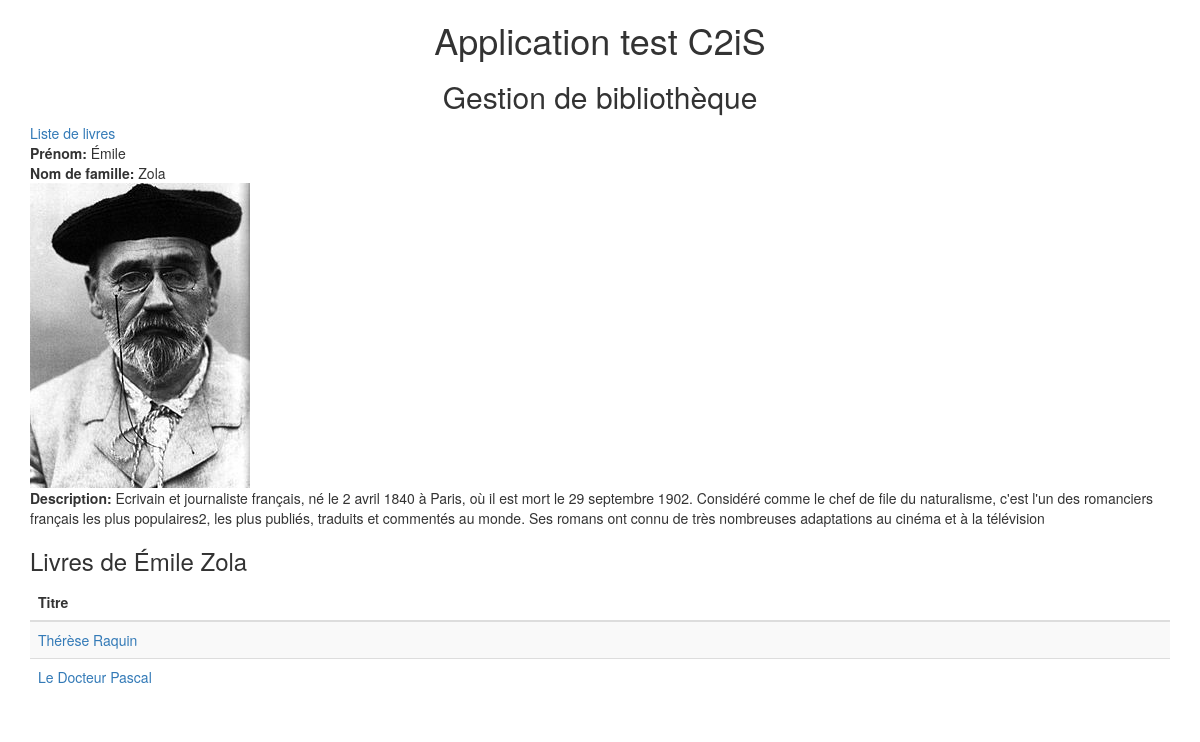
/index.php?page=author&id=2, run on the app's committed database.
### tables this page shows
CREATE TABLE `authors` (
  `author_id` int(11) NOT NULL AUTO_INCREMENT,
  `author_firstname` varchar(255) NOT NULL,
  `author_name` varchar(255) NOT NULL,
  `author_desc` varchar(500) NOT NULL,
  PRIMARY KEY (`author_id`)
);

CREATE TABLE `books` (
  `book_id` int(11) NOT NULL AUTO_INCREMENT,
  `book_title` varchar(255) NOT NULL,
  `author_id` int(11) NOT NULL,
  `book_desc` varchar(500) NOT NULL,
  PRIMARY KEY (`book_id`)
);

### class/Database.php (called while the page is built, shortened)
<?php
class Database{
	private $bdd;
	public function __construct($login,$password,$host,$dbname){
		try
		{
			$this->bdd = new PDO("mysql:host=$host;dbname=$dbname;charset=utf8", $login, $password, array(PDO::ATTR_ERRMODE => PDO::ERRMODE_EXCEPTION));
		}
			catch (Exception $e)
		{
			$this->bdd= false;
		}
	}
	public function query($query,$params=false){
		if($params){
			$req = $this->bdd->prepare($query);
			$req->execute($params);
		}else{
			$req= $this->bdd->query($query);
		}
		return $req;
	}
}

### class/Library.php (the view, shortened to what this page needs)
<?php
class Library{
	private function getAuthor($bdd,$id){
		$req = $bdd->query('SELECT * FROM authors  WHERE authors.author_id=:author_id',['author_id'=>$id]);
		return $req->fetch();
	}
	private function getBooksByAuthor($bdd,$id){
		$req = $bdd->query('SELECT books.book_id,books.book_title FROM books WHERE books.author_id=:author_id',['author_id'=>$id]);
		return $req->fetchAll();
	}
		?>
		<? endif;
	public function buildInfosAuthor($bdd,$id){
		$author=$this->getAuthor($bdd,$id);
		if($author){
			$booksByAuthor=$this->getBooksByAuthor($bdd,$id);
		}
		?>
		<a href="/">Liste de livres</a>
		<?php if($author): ?>
			<div>
				<span style="font-weight:bold;">Prénom:</span> <?=  $author['author_firstname'] ?>
			</div>
			<div>
				<span style="font-weight:bold;">Nom de famille:</span> <?=  $author['author_name'] ?>
			</div>
			<div>
				  <img src="/img/authors/author-<?= $id ?>.jpg" alt="<?= $author['author_name'] ?>">
			</div>
			<div>
				<span style="font-weight:bold;">Description:</span> <?=  $author['author_desc'] ?>
			</div>
			<h3>Livres de <?=  $author['author_firstname'] ?> <?=  $author['author_name'] ?></h3>
			<table class="table table-striped">
			    <thead>
			      <tr>
			        <th>Titre</th>
			      </tr>
			    </thead>
		   		 <tbody>
			<?php foreach ($booksByAuthor as $book): ?>
			    <tr>
			        <td><a href="/index.php?page=book&id=<?= $book['book_id'] ?>"><?= $book['book_title'] ?></a></td>
			    </tr>
	    	<?php endforeach; ?>
	    		</tbody>
		    </table>
		<?php else: ?>
			<div class="alert alert-danger" role="alert">Impossible d'afficher les détails de cet auteur.</div>
		<? endif;
	}
}

### data on the page
authors: author_firstname "Émile", author_name "Zola", author_desc "Ecrivain et journaliste français, né le 2 avril 1840 à Paris, où il est mort le 29 septembre 1902. Considéré comme le chef de file du naturalisme, c'est l'un des romanciers français les plus populaires2, les plus publiés, traduits et commentés au monde. Ses romans ont connu de très nombreuses adaptations au cinéma et à la télévision"
books: book_title "Thérèse Raquin"
books: book_title "Le Docteur Pascal"
